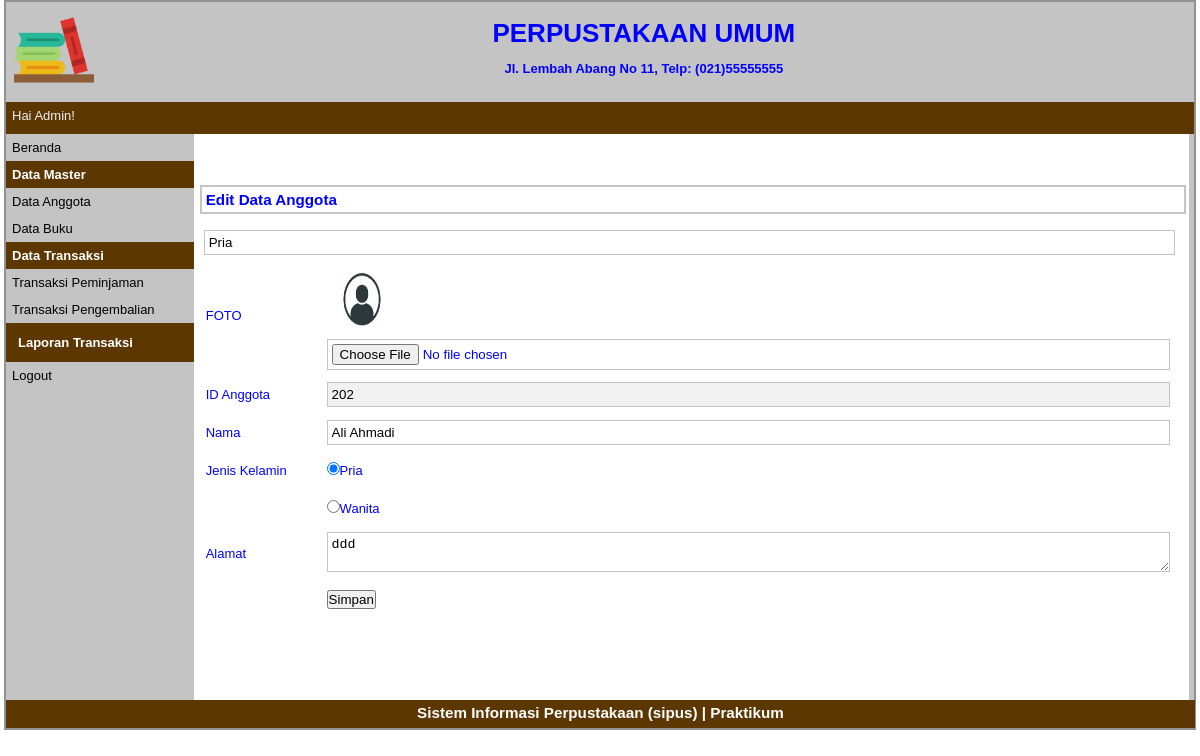
/index.php?p=anggota-edit&id=202 (signed in), run on the app's committed database.
### tables this page shows
CREATE TABLE `tbanggota` (
  `idanggota` varchar(5) NOT NULL,
  `nama` varchar(30) NOT NULL,
  `jeniskelamin` varchar(10) NOT NULL,
  `alamat` varchar(40) NOT NULL,
  `status` varchar(20) NOT NULL
);

### pages/anggota-edit.php (the view, shortened to what this page needs)
<?php
	$id_anggota=$_GET['id'];
	$q_tampil_anggota=mysqli_query($db,"SELECT * FROM tbanggota WHERE idanggota='$id_anggota'");
	$r_tampil_anggota=mysqli_fetch_array($q_tampil_anggota);
	if(empty($r_tampil_anggota['foto'])or($r_tampil_anggota['foto']=='-'))
				$foto = "admin-no-photo.jpg";
			else
				$foto = $r_tampil_anggota['foto'];
?>
<div id="label-page"><h3>Edit Data Anggota</h3></div>
<div id="content">
	<form action="proses/anggota-edit-proses.php" method="post" enctype="multipart/form-data">
	<table id="tabel-input">
		<tr>
			<td class="label-formulir">FOTO</td>
			<td class="isian-formulir">
			<img src="images/<?php echo $foto; ?>" width=70px height=75px>
			<input type="file" name="foto" class="isian-formulir isian-formulir-border">
			</td>
		</tr>
		<tr>
			<td class="label-formulir">ID Anggota</td>
			<td class="isian-formulir"><input type="text" name="id_anggota" value="<?php echo $r_tampil_anggota['idanggota']; ?>" readonly="readonly" class="isian-formulir isian-formulir-border warna-formulir-disabled"></td>
		</tr>
		<tr>
			<td class="label-formulir">Nama</td>
			<td class="isian-formulir"><input type="text" name="nama" value="<?php echo $r_tampil_anggota['nama']; ?>" class="isian-formulir isian-formulir-border"></td>
		</tr>
		<tr>
			<td class="label-formulir">Jenis Kelamin</td>
			<?php
			if($r_tampil_anggota['jeniskelamin']=="Pria")
			{
				echo "<td class='isian-formulir'><input type='radio' name='jenis_kelamin' value='Pria' checked>Pria</label></td>
					</tr>
		<tr>
			<td class='label-formulir'></td>
			<td class='isian-formulir'><input type='radio' name='jenis_kelamin' value='Wanita'>Wanita</td>";
			}
			elseif($r_tampil_anggota['jeniskelamin']=="Wanita")
			{
				echo "<td class='isian-formulir'><input type='radio' name='jenis_kelamin' value='Pria'>Pria</label></td>
					</tr>
		<tr>
			<td class='label-formulir'></td>
			<td class='isian-formulir'><input type='radio' name='jenis_kelamin' value='Wanita' checked>Wanita</td>";
			}
			?>
			<input type="text" name="jenis_kelamin" value="<?php echo $r_tampil_anggota['jeniskelamin']; ?>" class="isian-formulir isian-formulir-border"></td>
		</tr>
		<tr>
			<td class="label-formulir">Alamat</td>
			<td class="isian-formulir"><textarea rows="2" cols="40" name="alamat" class="isian-formulir isian-formulir-border"><?php echo $r_tampil_anggota['alamat']; ?></textarea></td>
		</tr>
		<tr>
			<td class="label-formulir"></td>
			<td class="isian-formulir"><input type="submit" name="simpan" value="Simpan" id="tombol-simpan"></td>
		</tr>
	</table>
	</form>
</div>

### style.css (style rules this page uses)
* { margin:0px; padding:0px }
body { font-family:sans-serif; font-size:13px; color:blue; }
#label-page { margin-top:6px; margin-bottom:6px; margin-left:6px; border:2px solid #C4C4C4; padding:4px; width:97.9%; }
#content { float:left; width:96.8%; min-height:454px; background-image : border:2px solid #C4C4C4; padding:10px; margin-bottom:6px; }
#tabel-input { width:100%; }
.label-formulir { width:12%; height:36px; margin:20px; }
.isian-formulir { width:80%; padding:4px; width:99.8%; }
.isian-formulir-border { border:1px solid #C4C4C4; }
.warna-formulir-disabled { background-color:#F1F1F1; }

### data on the page
tbanggota: id_anggota "202", nama "Ali Ahmadi", jenis_kelamin "Pria", alamat "ddd"

### other printed values
$_SESSION['sesi'] "Admin"
